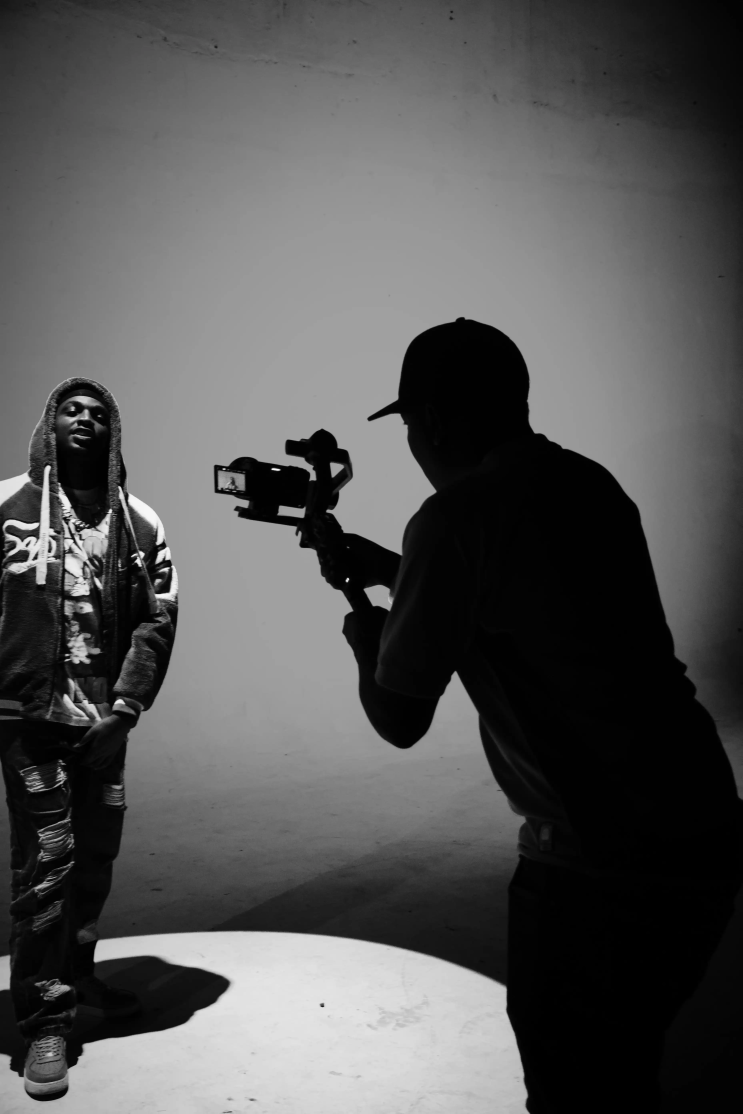
#> input picture assets/photography/gallery/full/24k_1.webp, 3712 x 5568 px (shown at 1/5 size); its folder holds 4 pictures in this run
$ python generate-thumbs.py
#> lines starting #> are read from the running program, lines starting #| are printed output that depends on the picture
#!/usr/bin/env python3
"""
Generate thumbnail images for photography gallery
Converts full-size WebP images to smaller thumbnails (max 800px width, quality 75)
"""

import os
import sys
from pathlib import Path

try:
    from PIL import Image
except ImportError:
    print("Error: Pillow not found. Installing...")
    import subprocess
    subprocess.check_call([sys.executable, "-m", "pip", "install", "Pillow"])
    from PIL import Image

INPUT_DIR = Path("assets/photography/gallery/full")
OUTPUT_DIR = Path("assets/photography/gallery/thumbs")
MAX_WIDTH = 800
QUALITY = 75

def main():
    # Create thumbs directory if it doesn't exist
    OUTPUT_DIR.mkdir(parents=True, exist_ok=True)

    print("Generating thumbnails...")
    print(f"Input:  {INPUT_DIR}")
    print(f"Output: {OUTPUT_DIR}")
    print()

    # Get all WebP files
    image_files = list(INPUT_DIR.glob("*.webp")) + list(INPUT_DIR.glob("*.web"))

    if not image_files:
        print(f"No images found in {INPUT_DIR}")
        return

    count = 0
    total = len(image_files)

    for img_path in image_files:
        filename = img_path.name

        # Skip wadagliz_1.web (missing/broken file)
        if filename == "wadagliz_1.web":
            print(f"[SKIP] {filename} (missing extension)")
            continue

        output_path = OUTPUT_DIR / filename

        try:
            # Open image
            with Image.open(img_path) as img:
                # Convert to RGB if needed (WebP can have alpha)
#> img is the input picture: PIL image 3712x5568 RGB; mean R, G, B 85.7, 85.7, 85.7
                if img.mode in ('RGBA', 'LA', 'P'):
                    rgb_img = Image.new('RGB', img.size, (255, 255, 255))
                    if img.mode == 'P':
                        img = img.convert('RGBA')
                    rgb_img.paste(img, mask=img.split()[-1] if img.mode in ('RGBA', 'LA') else None)
                    img = rgb_img

                # Calculate new dimensions maintaining aspect ratio
                original_width, original_height = img.size
#> original_width = 3712; original_height = 5568
                if original_width > MAX_WIDTH:
                    ratio = MAX_WIDTH / original_width
#> ratio = 0.216
                    new_height = int(original_height * ratio)
#> new_height = 1200
                    img = img.resize((MAX_WIDTH, new_height), Image.Resampling.LANCZOS)
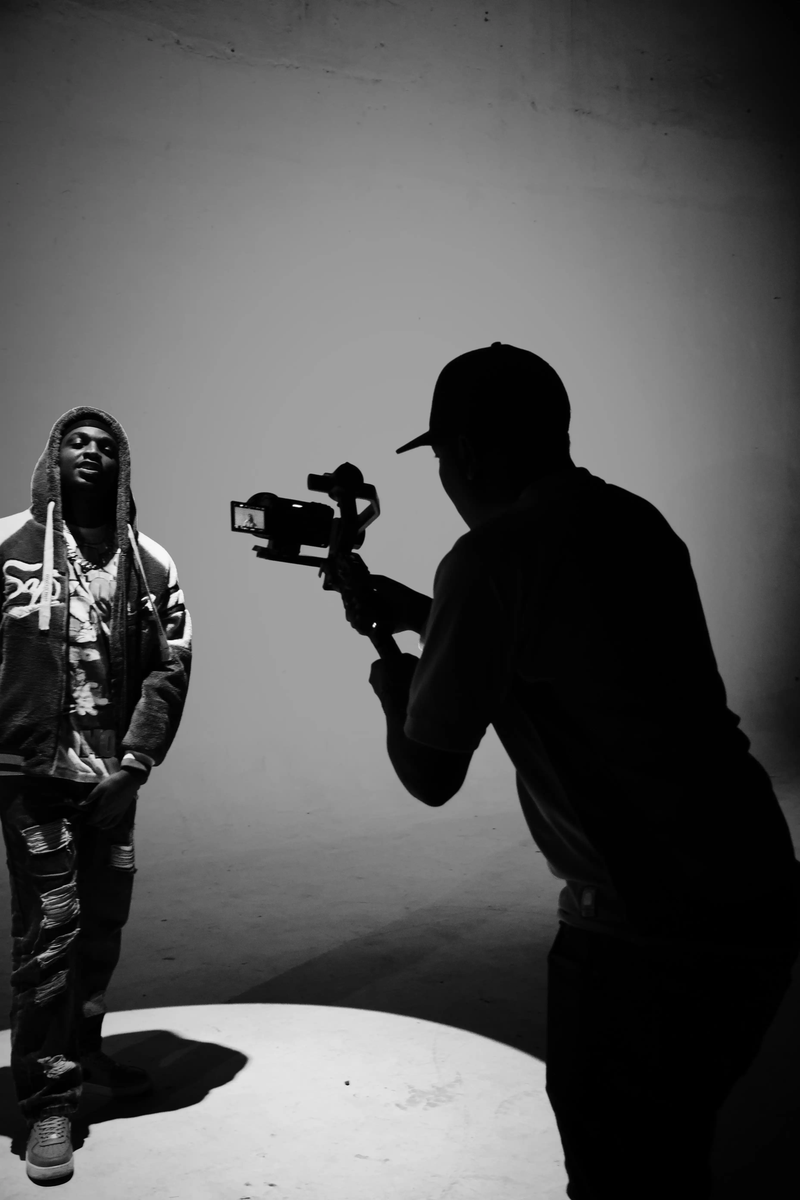
#> img: PIL image 800x1200 RGB; mean R, G, B 85.7, 85.7, 85.7

                # Save as WebP
                img.save(output_path, 'WEBP', quality=QUALITY, method=6)

            # Get file sizes
            original_size = img_path.stat().st_size
            thumb_size = output_path.stat().st_size

            original_kb = original_size // 1024
            thumb_kb = thumb_size // 1024

            count += 1
            print(f"[{count}/{total}] {filename}: {original_kb}KB -> {thumb_kb}KB")

        except Exception as e:
            print(f"Error processing {filename}: {e}")
#> pass 2 of the loop in main, `for img_path in image_files:`:
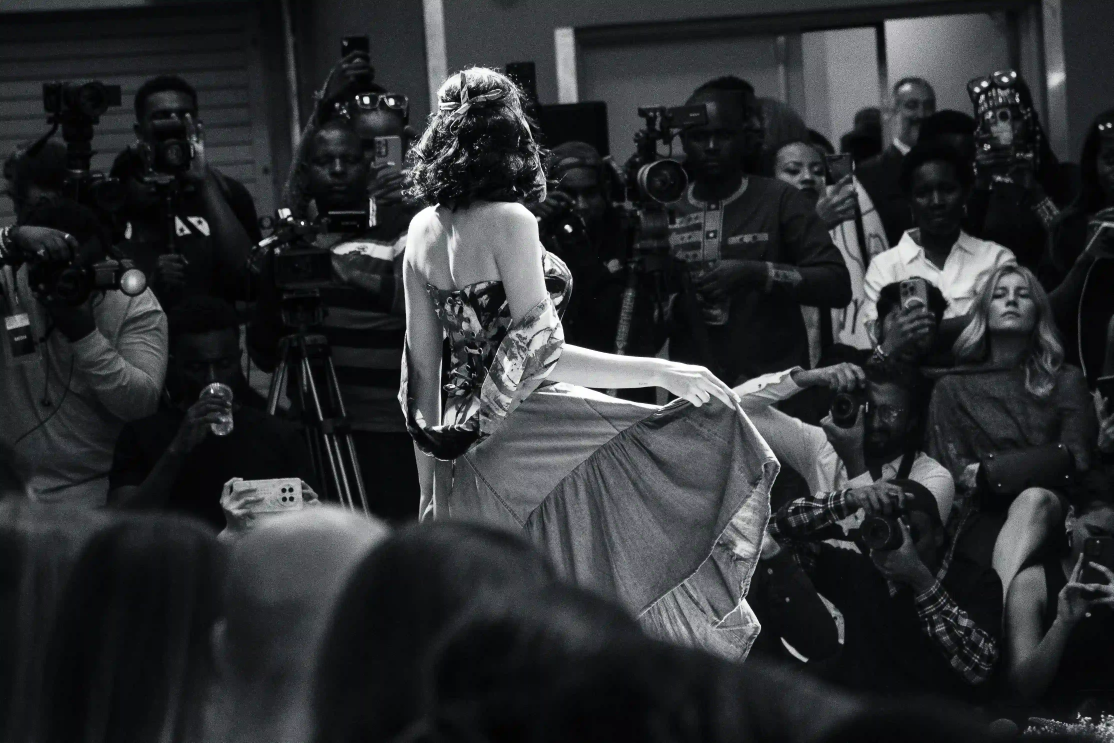
#> input picture assets/photography/gallery/full/fashion.webp, 4454 x 2970 px (shown at 1/4 size)
#> in main, img is the input picture: PIL image 4454x2970 RGB; mean R, G, B 44.5, 46.7, 49
#> in main, `img = img.resize((MAX_WIDTH, new_height), Image.Resampling.LANCZOS)`:
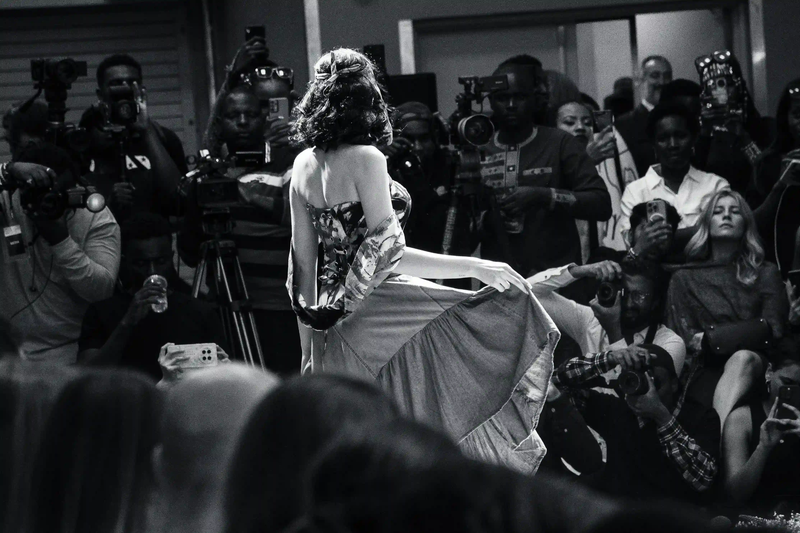
#> img: PIL image 800x533 RGB; mean R, G, B 44.5, 46.7, 49

    print()
    print(f"Done! Generated {count} thumbnails in {OUTPUT_DIR}")

if __name__ == "__main__":
    main()
